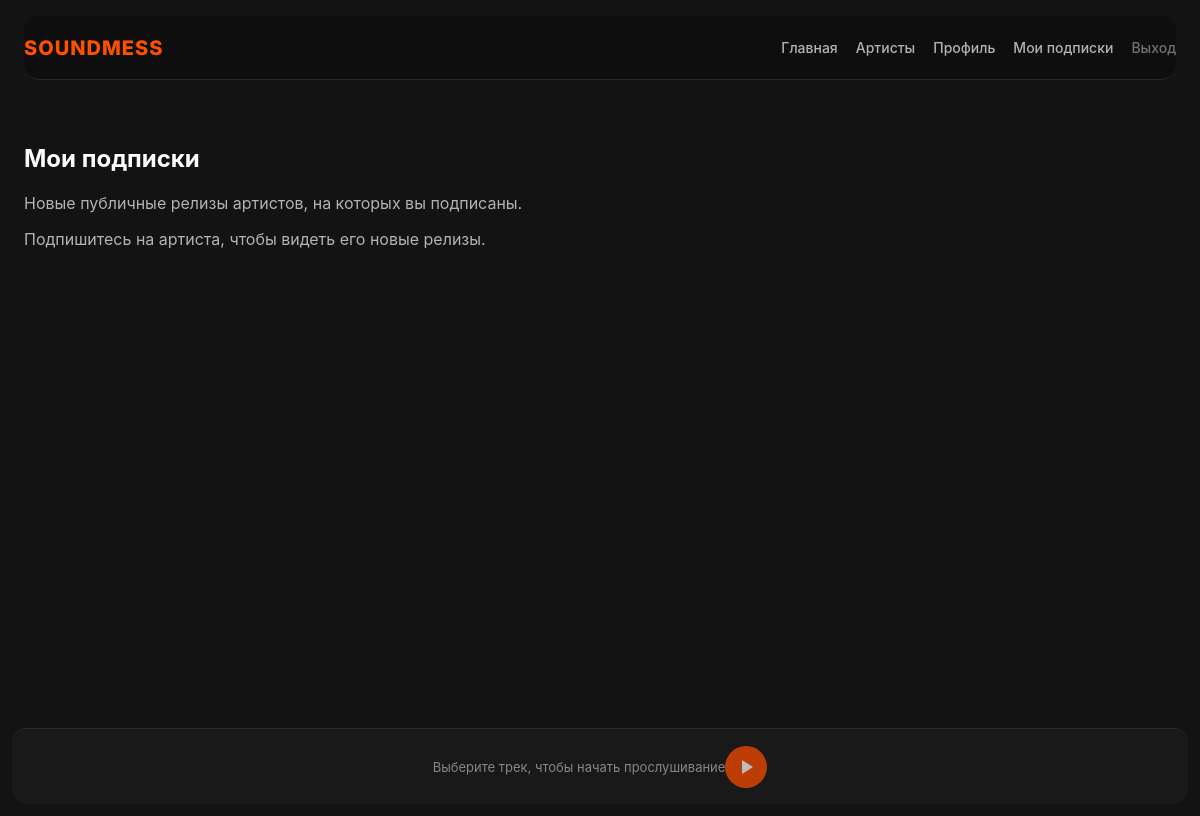
The app's page /feed/ (signed in), older data.
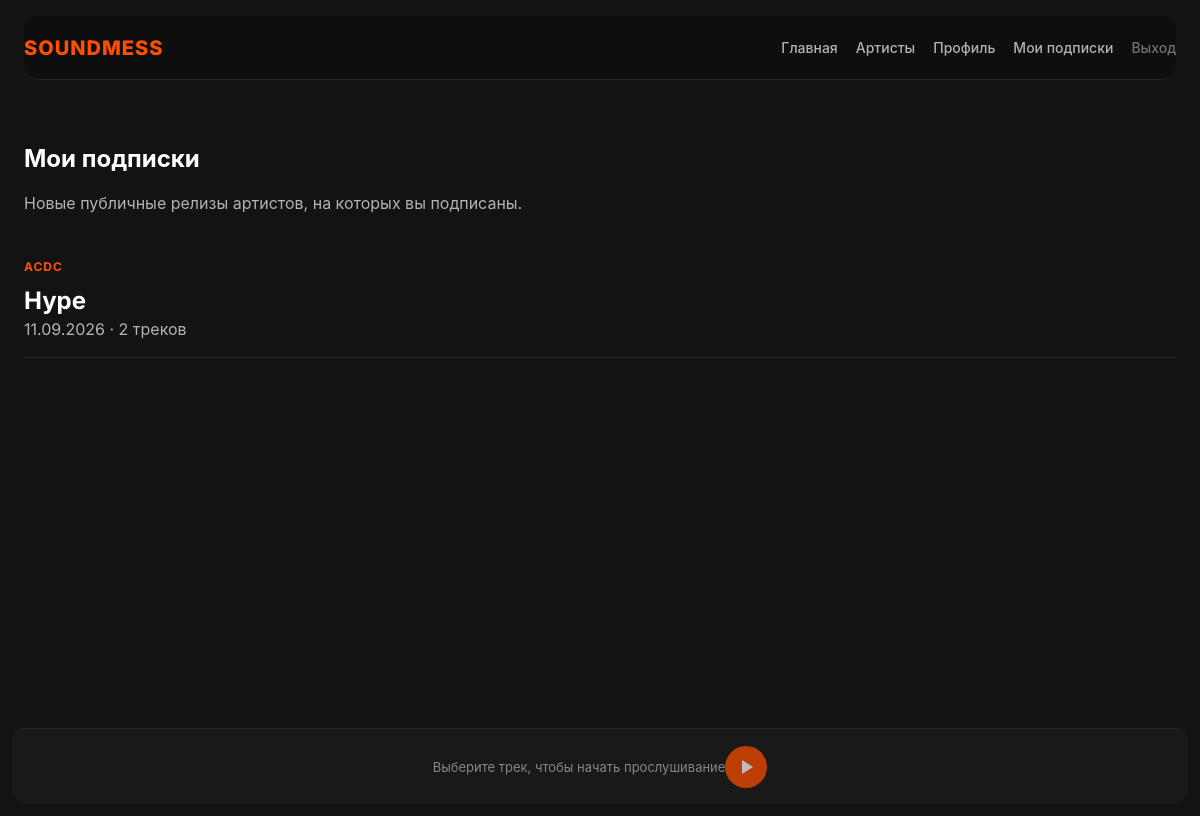
The same page, newer data.
### pc_store/models.py (models this page shows, shortened)
class Album(models.Model):
    title = models.CharField(max_length=200)
    owner = models.ForeignKey(User, on_delete=models.CASCADE, related_name='albums')
    tracks = models.ManyToManyField('Track', related_name='contained_in', blank=True)
    is_favorite_folder = models.BooleanField(default=False)
    is_public = models.BooleanField(default=False, verbose_name="Публичный релиз")
    created_at = models.DateTimeField(auto_now_add=True)
    cover = models.ImageField(
        upload_to='album_covers/',
        blank=True,
        null=True,
        verbose_name="Обложка альбома"
    )

### pc_store/views.py (the view)
# urls.py: path('feed/', views.feed_view, name='feed'),
@login_required
def feed_view(request):
    followed_artist_ids = Follow.objects.filter(
        follower=request.user,
    ).values_list('artist_id', flat=True)
    releases = Album.objects.filter(
        owner__artist__id__in=followed_artist_ids,
        is_public=True,
    ).select_related('owner').prefetch_related('tracks').order_by('-created_at')
    return render(request, 'feed.html', {'releases': releases})

### templates/feed.html
{% extends 'base.html' %}
{% block content %}
<section class="feed-page">
    <h1>Мои подписки</h1>
    <p class="muted">Новые публичные релизы артистов, на которых вы подписаны.</p>
    {% for release in releases %}
        <article class="release-row">
            <div>
                <p class="eyebrow">{{ release.owner.username }}</p>
                <h2><a href="{% url 'album_detail' release.id %}">{{ release.title }}</a></h2>
                <span class="muted">{{ release.created_at|date:'d.m.Y' }} · {{ release.tracks.count }} треков</span>
            </div>
        </article>
    {% empty %}
        <p class="muted">Подпишитесь на артиста, чтобы видеть его новые релизы.</p>
    {% endfor %}
</section>
{% endblock %}

Row changes from the older to the newer data that the page shows:
added Album: owner.username "ACDC", title "Hype", created_at "11.09.2026", tracks.count "2"
Text that changed along with them:
text no longer shown: "Подпишитесь на артиста, чтобы видеть его новые релизы."
